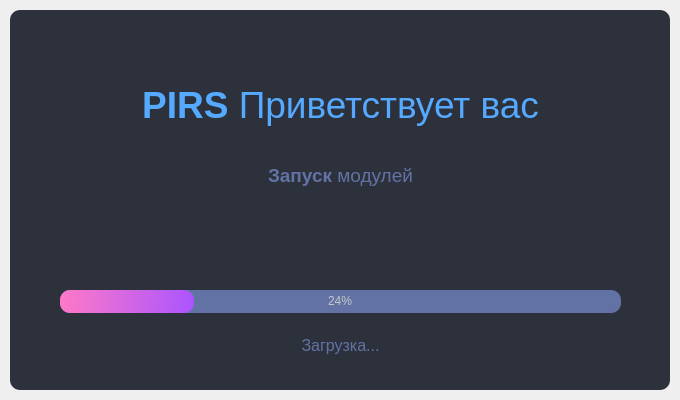
<?xml version="1.0" encoding="UTF-8"?>
<ui version="4.0">
 <class>SplashScreen</class>
 <widget class="QMainWindow" name="SplashScreen">
  <property name="geometry">
   <rect>
    <x>0</x>
    <y>0</y>
    <width>680</width>
    <height>400</height>
   </rect>
  </property>
  <property name="windowTitle">
   <string>MainWindow</string>
  </property>
  <widget class="QWidget" name="centralwidget">
   <layout class="QVBoxLayout" name="verticalLayout">
    <property name="spacing">
     <number>0</number>
    </property>
    <property name="leftMargin">
     <number>10</number>
    </property>
    <property name="topMargin">
     <number>10</number>
    </property>
    <property name="rightMargin">
     <number>10</number>
    </property>
    <property name="bottomMargin">
     <number>10</number>
    </property>
    <item>
     <widget class="QFrame" name="dropShadowFrame">
      <property name="styleSheet">
       <string notr="true">QFrame {
	background-color: rgb(44, 49, 60);
	color: rgb(220, 220, 220);
	border-radius: 10px;
}</string>
      </property>
      <property name="frameShape">
       <enum>QFrame::StyledPanel</enum>
      </property>
      <property name="frameShadow">
       <enum>QFrame::Raised</enum>
      </property>
      <widget class="QLabel" name="label_title">
       <property name="geometry">
        <rect>
         <x>0</x>
         <y>40</y>
         <width>661</width>
         <height>111</height>
        </rect>
       </property>
       <property name="font">
        <font>
         <family>Segoe UI</family>
         <pointsize>40</pointsize>
        </font>
       </property>
       <property name="styleSheet">
        <string notr="true">color: rgb(85, 170, 255);</string>
       </property>
       <property name="text">
        <string>&lt;html&gt;&lt;head/&gt;&lt;body&gt;&lt;p&gt;&lt;span style=&quot; font-size:28pt; font-weight:600;&quot;&gt;PIRS&lt;/span&gt;&lt;span style=&quot; font-size:28pt;&quot;&gt; Приветствует вас&lt;/span&gt;&lt;/p&gt;&lt;/body&gt;&lt;/html&gt;</string>
       </property>
       <property name="alignment">
        <set>Qt::AlignCenter</set>
       </property>
      </widget>
      <widget class="QLabel" name="label_description">
       <property name="geometry">
        <rect>
         <x>0</x>
         <y>150</y>
         <width>661</width>
         <height>31</height>
        </rect>
       </property>
       <property name="font">
        <font>
         <family>Segoe UI</family>
         <pointsize>14</pointsize>
        </font>
       </property>
       <property name="styleSheet">
        <string notr="true">color: rgb(98, 114, 164);</string>
       </property>
       <property name="text">
        <string>&lt;html&gt;&lt;head/&gt;&lt;body&gt;&lt;p&gt;&lt;span style=&quot; font-weight:600;&quot;&gt;Запуск&lt;/span&gt; модулей&lt;/p&gt;&lt;/body&gt;&lt;/html&gt;</string>
       </property>
       <property name="alignment">
        <set>Qt::AlignCenter</set>
       </property>
      </widget>
      <widget class="QProgressBar" name="progressBar">
       <property name="geometry">
        <rect>
         <x>50</x>
         <y>280</y>
         <width>561</width>
         <height>23</height>
        </rect>
       </property>
       <property name="styleSheet">
        <string notr="true">QProgressBar {
	
	background-color: rgb(98, 114, 164);
	color: rgb(200, 200, 200);
	border-style: none;
	border-radius: 10px;
	text-align: center;
}
QProgressBar::chunk{
	border-radius: 10px;
	background-color: qlineargradient(spread:pad, x1:0, y1:0.511364, x2:1, y2:0.523, stop:0 rgba(254, 121, 199, 255), stop:1 rgba(170, 85, 255, 255));
}</string>
       </property>
       <property name="value">
        <number>24</number>
       </property>
      </widget>
      <widget class="QLabel" name="label_loading">
       <property name="geometry">
        <rect>
         <x>0</x>
         <y>320</y>
         <width>661</width>
         <height>31</height>
        </rect>
       </property>
       <property name="font">
        <font>
         <family>Segoe UI</family>
         <pointsize>12</pointsize>
        </font>
       </property>
       <property name="styleSheet">
        <string notr="true">color: rgb(98, 114, 164);</string>
       </property>
       <property name="text">
        <string>Загрузка...</string>
       </property>
       <property name="alignment">
        <set>Qt::AlignCenter</set>
       </property>
      </widget>
     </widget>
    </item>
   </layout>
  </widget>
 </widget>
 <resources/>
 <connections/>
</ui>
